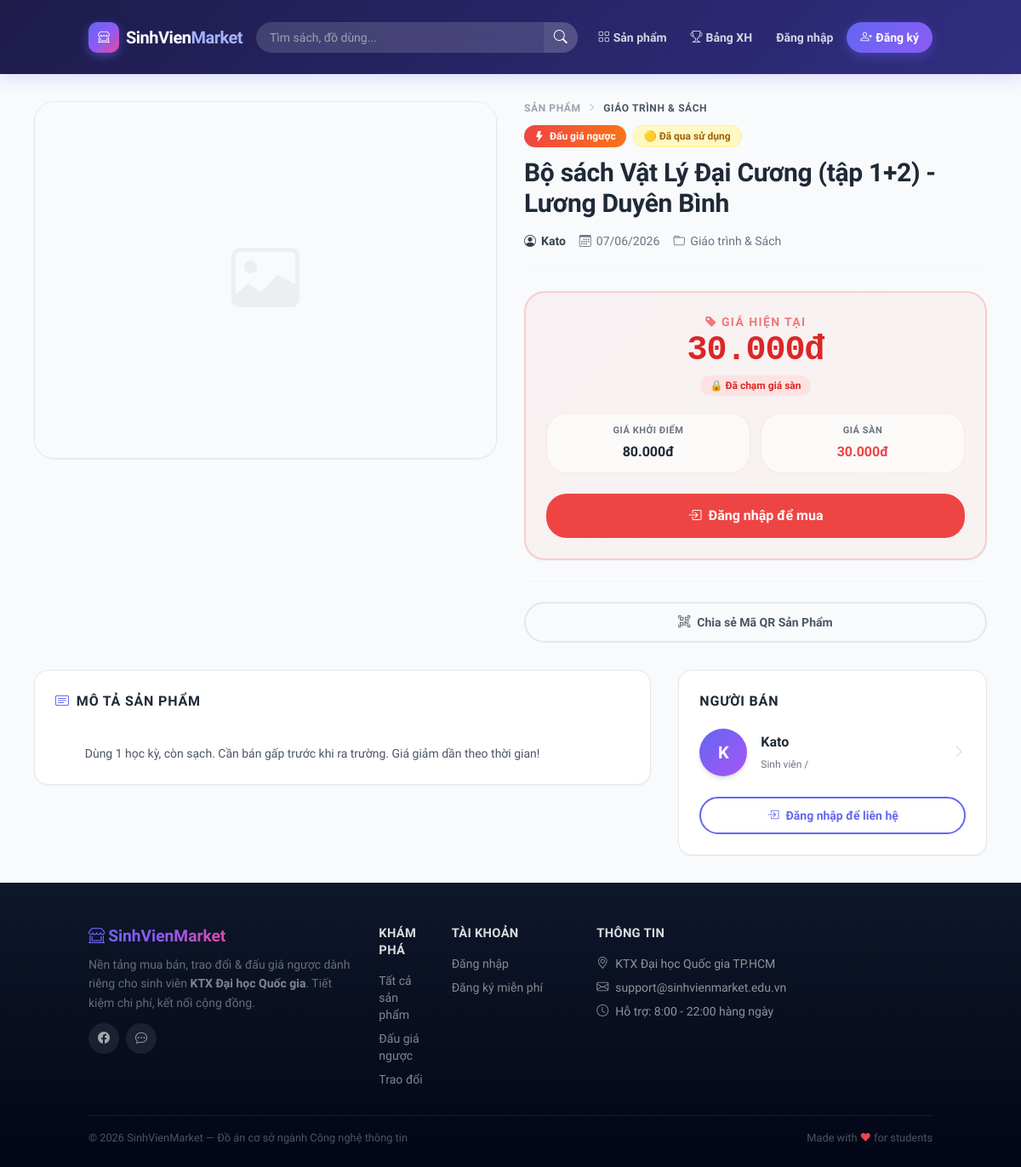
The page /products/show?id=3 on the database its author committed.
### tables this page shows
CREATE TABLE `products` (
    `id`          INT UNSIGNED NOT NULL AUTO_INCREMENT,
    `user_id`     INT UNSIGNED NOT NULL COMMENT 'Người đăng bán',
    `category_id` INT UNSIGNED NOT NULL COMMENT 'Danh mục',
    `title`       VARCHAR(200) NOT NULL COMMENT 'Tiêu đề bài đăng',
    `description` TEXT         NOT NULL COMMENT 'Mô tả chi tiết sản phẩm',
    `image`       VARCHAR(255) DEFAULT NULL COMMENT 'Tên file ảnh trong /public/uploads/',
    `type`        ENUM('sale', 'exchange', 'auction') NOT NULL DEFAULT 'sale'
                  COMMENT 'Loại: bán thường / trao đổi / đấu giá ngược',
    `status`      ENUM('pending', 'active', 'sold', 'cancelled') NOT NULL DEFAULT 'pending'
                  COMMENT 'pending=chờ duyệt, active=đang bán, sold=đã bán, cancelled=bị từ chối',
    `price`       DECIMAL(12, 0) DEFAULT NULL COMMENT 'Giá cố định (chỉ dùng với type=sale)',
     
    `condition`   ENUM('new','like_new','used','worn') NOT NULL DEFAULT 'used'
                  COMMENT 'Tình trạng: new=Mới 100%, like_new=Như mới, used=Đã dùng, worn=Cũ',
     
    `bumped_at`   TIMESTAMP NULL DEFAULT NULL COMMENT 'Thời điểm đẩy tin gần nhất (NULL = chưa đẩy)',
     
    `ai_review_status` ENUM('pending','safe','suspicious','violation') DEFAULT 'pending'
                       COMMENT 'Kết quả kiểm duyệt của AI',
    `ai_review_note`   TEXT DEFAULT NULL
                       COMMENT 'Lý do AI đưa ra (Việt hoá cho Admin đọc)',
    `created_at`  TIMESTAMP NOT NULL DEFAULT CURRENT_TIMESTAMP,
    `updated_at`  TIMESTAMP NOT NULL DEFAULT CURRENT_TIMESTAMP ON UPDATE CURRENT_TIMESTAMP,
    PRIMARY KEY (`id`),
    KEY `idx_user_id`       (`user_id`),
    KEY `idx_category_id`   (`category_id`),
    KEY `idx_type`          (`type`),
    KEY `idx_status`        (`status`),
    KEY `idx_condition`     (`condition`),
    KEY `idx_bumped_at`     (`bumped_at`),
    KEY `idx_created_at`    (`created_at`),
    KEY `idx_status_created` (`status`, `created_at`),
    FULLTEXT KEY `ft_search` (`title`, `description`),
    CONSTRAINT `fk_products_user`     FOREIGN KEY (`user_id`)     REFERENCES `users`(`id`)       ON DELETE CASCADE,
    CONSTRAINT `fk_products_category` FOREIGN KEY (`category_id`) REFERENCES `categories`(`id`) ON DELETE RESTRICT
);

CREATE TABLE `categories` (
    `id`         INT UNSIGNED NOT NULL AUTO_INCREMENT,
    `name`       VARCHAR(100) NOT NULL COMMENT 'Tên danh mục',
    `slug`       VARCHAR(120) NOT NULL COMMENT 'URL-friendly name',
    `icon`       VARCHAR(60)  DEFAULT NULL COMMENT 'Bootstrap Icon class, VD: bi-book',
    `created_at` TIMESTAMP NOT NULL DEFAULT CURRENT_TIMESTAMP,
    PRIMARY KEY (`id`),
    UNIQUE KEY `uq_slug` (`slug`)
);

CREATE TABLE `users` (
    `id`         INT UNSIGNED NOT NULL AUTO_INCREMENT,
    `name`       VARCHAR(100) NOT NULL COMMENT 'Họ tên đầy đủ',
    `email`      VARCHAR(150) NOT NULL COMMENT 'Email đăng ký (duy nhất)',
    `password`   VARCHAR(255) NOT NULL COMMENT 'bcrypt hash',
    `phone`      VARCHAR(20)  DEFAULT NULL COMMENT 'Số điện thoại liên hệ',
    `avatar`     VARCHAR(255) DEFAULT NULL COMMENT 'Đường dẫn ảnh đại diện',
    `role`       ENUM('student', 'admin') NOT NULL DEFAULT 'student',
    `is_locked`  TINYINT(1) NOT NULL DEFAULT 0 COMMENT '1 = bị khóa bởi Admin',
    `lock_reason` VARCHAR(255) DEFAULT NULL,
    `locked_at`   TIMESTAMP NULL DEFAULT NULL,
    `locked_until` TIMESTAMP NULL DEFAULT NULL,
     
    `google_id`   VARCHAR(100) NULL UNIQUE COMMENT 'ID từ Google',
    `avatar_url`  VARCHAR(255) NULL COMMENT 'Ảnh đại diện từ Google',
     
    `security_question` VARCHAR(255) DEFAULT NULL,
    `security_answer`   VARCHAR(255) DEFAULT NULL,
    `otp_code`          VARCHAR(255) DEFAULT NULL,
    `otp_expires_at`    TIMESTAMP NULL DEFAULT NULL,
    `is_verified`       TINYINT(1) DEFAULT 0,
    `last_verified_at`  TIMESTAMP NULL DEFAULT NULL,
     
    `university`        VARCHAR(200) DEFAULT NULL COMMENT 'Trường / Khoa',
    `student_id`        VARCHAR(30)  DEFAULT NULL COMMENT 'MSSV (tùy chọn)',
    `dormitory_address` VARCHAR(255) DEFAULT NULL COMMENT 'Ký túc xá / Địa chỉ giao nhận',
    `social_contact`    VARCHAR(255) DEFAULT NULL COMMENT 'Zalo / Facebook liên hệ',
    `bio`               TEXT         DEFAULT NULL COMMENT 'Tiểu sử ngắn',
    `available_time`    VARCHAR(100) DEFAULT NULL COMMENT 'Thời gian online',
     
    `is_student_verified` TINYINT(1) NOT NULL DEFAULT 0 COMMENT '1 = đã xác thực là sinh viên (email edu/ac.vn)',
     
    `twofa_enabled`     TINYINT(1) NOT NULL DEFAULT 0 COMMENT '1 = bật xác minh 2 bước khi đăng nhập',
    `session_token`     VARCHAR(64) NULL COMMENT 'Token phiên hiện hành — 1 tài khoản chỉ 1 phiên',
     
    `coins`         INT UNSIGNED NOT NULL DEFAULT 0 COMMENT 'Số xu hiện có',
    `checkin_streak` INT UNSIGNED NOT NULL DEFAULT 0 COMMENT 'Chuỗi điểm danh liên tiếp',
    `last_checkin`  DATE          DEFAULT NULL COMMENT 'Ngày check-in gần nhất',
     
    `strike_count`  TINYINT UNSIGNED NOT NULL DEFAULT 0 COMMENT 'Số gậy cảnh cáo vi phạm',
    `created_at` TIMESTAMP NOT NULL DEFAULT CURRENT_TIMESTAMP,
    `updated_at` TIMESTAMP NOT NULL DEFAULT CURRENT_TIMESTAMP ON UPDATE CURRENT_TIMESTAMP,
    PRIMARY KEY (`id`),
    UNIQUE KEY `uq_email` (`email`),
    KEY `idx_role` (`role`),
    KEY `idx_is_locked` (`is_locked`),
    KEY `idx_student_verified` (`is_student_verified`)
);

CREATE TABLE `auctions` (
    `id`              INT UNSIGNED NOT NULL AUTO_INCREMENT,
    `product_id`      INT UNSIGNED NOT NULL COMMENT 'Sản phẩm đấu giá',
    `start_price`     DECIMAL(12, 0) NOT NULL COMMENT 'Giá khởi điểm (VND)',
    `floor_price`     DECIMAL(12, 0) NOT NULL COMMENT 'Giá sàn tối thiểu (VND)',
    `decrease_amount` DECIMAL(12, 0) NOT NULL COMMENT 'Mức giảm mỗi bước (VND)',
    `step_minutes`    SMALLINT UNSIGNED NOT NULL DEFAULT 5 COMMENT 'Chu kỳ giảm giá (phút)',
    `started_at`      TIMESTAMP NOT NULL DEFAULT CURRENT_TIMESTAMP,
    `ended_at`        TIMESTAMP NULL DEFAULT NULL,
    `winner_id`       INT UNSIGNED DEFAULT NULL,
    `final_price`     DECIMAL(12, 0) DEFAULT NULL,
    `status`          ENUM('active', 'sold', 'cancelled') NOT NULL DEFAULT 'active',
    PRIMARY KEY (`id`),
    UNIQUE KEY `uq_product_id` (`product_id`),
    KEY `idx_status`    (`status`),
    KEY `idx_winner_id` (`winner_id`),
    CONSTRAINT `fk_auctions_product` FOREIGN KEY (`product_id`) REFERENCES `products`(`id`) ON DELETE CASCADE,
    CONSTRAINT `fk_auctions_winner`  FOREIGN KEY (`winner_id`)  REFERENCES `users`(`id`)    ON DELETE SET NULL
);

### app/views/products/detail.php (the view, shortened to what the rows shown need)
<?php
$appUrl = rtrim($_ENV['APP_URL'] ?? '', '/');
$user   = $_SESSION['user'] ?? null;
function fmtPrice(int $price): string {
    return number_format($price, 0, ',', '.') . 'đ';
}
$p = $product;
$conditionMap = [
    'new'      => ['🟢 Mới 100%',            'text-green-700 bg-green-100 border-green-200'],
    'like_new' => ['🔵 Như mới (90%+)',       'text-blue-700 bg-blue-100 border-blue-200'],
    'used'     => ['🟡 Đã qua sử dụng',       'text-yellow-700 bg-yellow-100 border-yellow-200'],
    'worn'     => ['🔴 Cũ & có dấu vết',      'text-red-700 bg-red-100 border-red-200'],
];
?>
<div class="container mx-auto px-4 py-8 max-w-6xl">
  <div class="flex flex-col lg:flex-row gap-8">
    <div class="lg:w-1/2 flex flex-col animate-[fadeInUp_0.5s_ease-out_0.2s_both]">
      <div class="mb-3 text-xs font-bold text-gray-400 uppercase tracking-wider flex items-center gap-2">
        <a href="<?= $appUrl ?>/products" class="text-gray-400 hover:text-primary transition-colors no-underline">Sản phẩm</a>
        <i class="bi bi-chevron-right text-[10px]"></i>
        <span class="text-gray-600 dark:text-gray-300"><?= htmlspecialchars($p['category_name'], ENT_QUOTES) ?></span>
      </div>
      <div class="flex flex-wrap gap-2 mb-3">
        <?php if ($p['type'] === 'auction'): ?>
          <span class="inline-flex items-center gap-1.5 px-3 py-1 rounded-full text-xs font-extrabold text-white bg-gradient-to-r from-red-500 to-orange-500 shadow-sm">
            <i class="bi bi-lightning-fill"></i>Đấu giá ngược
          </span>
        <?php elseif ($p['type'] === 'exchange'): ?>
          <span class="inline-flex items-center gap-1.5 px-3 py-1 rounded-full text-xs font-extrabold text-white bg-cyan-500 shadow-sm">
            🔄 Trao đổi
          </span>
        <?php endif; ?>
        <?php if (!empty($p['condition']) && isset($conditionMap[$p['condition']])): ?>
          <span class="inline-flex items-center px-3 py-1 rounded-full text-xs font-bold border <?= $conditionMap[$p['condition']][1] ?>">
             <?= $conditionMap[$p['condition']][0] ?>
          </span>
        <?php endif; ?>
      </div>
      <h1 class="text-2xl lg:text-3xl font-extrabold text-gray-800 dark:text-dark-text leading-tight mb-4">
        <?= htmlspecialchars($p['title'], ENT_QUOTES) ?>
      </h1>
      <div class="flex flex-wrap items-center gap-4 mb-6 text-sm text-gray-500 border-b border-gray-100 dark:border-dark-border pb-6">
        <div class="flex items-center gap-1.5 text-gray-700 dark:text-gray-300 font-semibold">
          <i class="bi bi-person-circle"></i><?= htmlspecialchars($p['seller_name'], ENT_QUOTES) ?>
        </div>
        <div class="flex items-center gap-1.5"><i class="bi bi-calendar3"></i><?= date('d/m/Y', strtotime($p['created_at'])) ?></div>
        <div class="flex items-center gap-1.5"><i class="bi bi-folder"></i><?= htmlspecialchars($p['category_name'], ENT_QUOTES) ?></div>
      </div>
      <?php if ($p['type'] === 'auction' && $auctionPrice): ?>
        <div class="rounded-3xl p-6 mb-6 border-2 transition-all duration-300 hover:-translate-y-1 shadow-sm" id="auctionCard"
             style="background:linear-gradient(135deg,rgba(239,68,68,0.05),rgba(249,115,22,0.05)); border-color:rgba(239,68,68,0.2)">
          <div class="text-center mb-5">
            <p class="text-sm font-bold text-red-500/70 mb-1 uppercase tracking-widest"><i class="bi bi-tag-fill mr-1"></i>Giá hiện tại</p>
            <div class="text-[2.5rem] font-black text-red-600 dark:text-red-500 font-mono leading-none tracking-tight mb-2 transition-colors duration-300" id="currentPriceDisplay">
              <?= fmtPrice($auctionPrice['current_price']) ?>
            </div>
            <?php if (!$auctionPrice['is_at_floor']): ?>
              <div class="text-sm font-bold text-red-500">
                <i class="bi bi-arrow-down-circle-fill mr-1 animate-[bounceDown_1s_ease-in-out_infinite_alternate]"></i>
                Giảm còn: <strong class="text-lg"><?= fmtPrice($auctionPrice['floor_price']) ?></strong>
              </div>
            <?php else: ?>
              <span class="inline-flex items-center px-3 py-1 rounded-full text-xs font-bold bg-red-100 text-red-600">🔒 Đã chạm giá sàn</span>
            <?php endif; ?>
          </div>
          <div class="grid grid-cols-2 gap-3 mb-6 text-center">
            <div class="bg-white/50 dark:bg-dark-card/50 rounded-xl p-3 border border-red-500/10">
              <div class="text-[11px] font-bold text-gray-500 uppercase tracking-wider mb-1">Giá khởi điểm</div>
              <div class="text-base font-extrabold text-gray-800 dark:text-gray-200"><?= fmtPrice($auctionPrice['start_price']) ?></div>
            </div>
            <div class="bg-white/50 dark:bg-dark-card/50 rounded-xl p-3 border border-red-500/10">
              <div class="text-[11px] font-bold text-gray-500 uppercase tracking-wider mb-1">Giá sàn</div>
              <div class="text-base font-extrabold text-red-500"><?= fmtPrice($auctionPrice['floor_price']) ?></div>
            </div>
          </div>
          <?php if (!$user): ?>
            <a href="<?= $appUrl ?>/login" class="flex items-center justify-center w-full py-3.5 rounded-xl bg-red-500 text-white font-bold text-base hover:bg-red-600 transition-colors no-underline">
              <i class="bi bi-box-arrow-in-right mr-2"></i>Đăng nhập để mua
            </a>
          <?php else: ?>
            <button class="flex items-center justify-center w-full py-3.5 rounded-xl bg-gray-200 dark:bg-dark-2 text-gray-500 font-bold text-base cursor-not-allowed border-0">
              <i class="bi bi-bag-x mr-2"></i>Sản phẩm đã được mua
            </button>
          <?php endif; ?>
        </div>
      <?php endif; ?>
      <div class="mt-auto pt-6 border-t border-gray-100 dark:border-dark-border">
        <button onclick="openDetailModal('qrShareModal')" class="flex items-center justify-center w-full py-3 rounded-xl border-2 border-gray-200 dark:border-gray-700 text-gray-600 dark:text-gray-300 font-bold text-sm bg-transparent hover:bg-gray-50 dark:hover:bg-dark-2 transition-colors cursor-pointer">
        </button>
      </div>
    </div>
  </div>
  <div class="flex flex-col lg:flex-row gap-8 mt-8 animate-[fadeInUp_0.5s_ease-out_0.3s_both]">
    <div class="lg:w-2/3 flex flex-col gap-6">
      <div class="bg-white dark:bg-dark-card rounded-2xl border border-light-border dark:border-dark-border p-6 shadow-sm transition-all hover:-translate-y-1 hover:shadow-md">
        <h5 class="text-base font-extrabold text-gray-800 dark:text-dark-text mb-4 uppercase tracking-wider"><i class="bi bi-card-text text-primary mr-2"></i>Mô tả sản phẩm</h5>
        <div class="text-gray-600 dark:text-gray-300 text-sm leading-relaxed whitespace-pre-wrap font-medium">
          <?= nl2br(htmlspecialchars($p['description'], ENT_QUOTES)) ?>
        </div>
      </div>
    </div>
    <div class="lg:w-1/3">
      <div class="bg-white dark:bg-dark-card rounded-2xl border border-light-border dark:border-dark-border p-6 shadow-sm sticky top-24">
        <div class="flex items-center gap-4 mb-6">
          <a href="<?= $appUrl ?>/users/profile?id=<?= $p['user_id'] ?>" class="flex items-center gap-4 w-full no-underline group">
            <div class="w-14 h-14 rounded-full bg-gradient-to-br from-primary to-purple-500 text-white flex items-center justify-center text-xl font-black shadow-md flex-shrink-0">
              <?= mb_strtoupper(mb_substr($p['seller_name'], 0, 1)) ?>
            </div>
            <div class="flex-1 min-w-0">
              <div class="font-extrabold text-gray-800 dark:text-dark-text text-base group-hover:text-primary transition-colors truncate"><?= htmlspecialchars($p['seller_name'], ENT_QUOTES) ?></div>
              <div class="text-xs text-gray-500 mt-1 flex items-center gap-1 flex-wrap">
                Sinh viên /
                <span class="inline-flex items-center px-2 py-0.5 rounded-full bg-<?= $sellerRank['color'] ?? 'secondary' ?> text-white font-bold text-[10px]">
                </span>
              </div>
            </div>
            <div class="text-gray-300 group-hover:text-primary transition-colors">
              <i class="bi bi-chevron-right"></i>
            </div>
          </a>
        </div>
      </div>
    </div>
  </div>
</div>

### rows shown on the page
products: category.name "GIÁO TRÌNH & SÁCH", condition "🟡 Đã qua sử dụng", title "Bộ sách Vật Lý Đại Cương (tập 1+2) - Lương Duyên Bình", user.name "Kato", created_at "07/06/2026", category.name "Giáo trình & Sách", auctions.floor_price "30.000đ", auctions.start_price "80.000đ", description "Dùng 1 học kỳ, còn sạch. Cần bán gấp trước khi ra trường. Giá giảm dần theo thời gian!", user.name "K"
